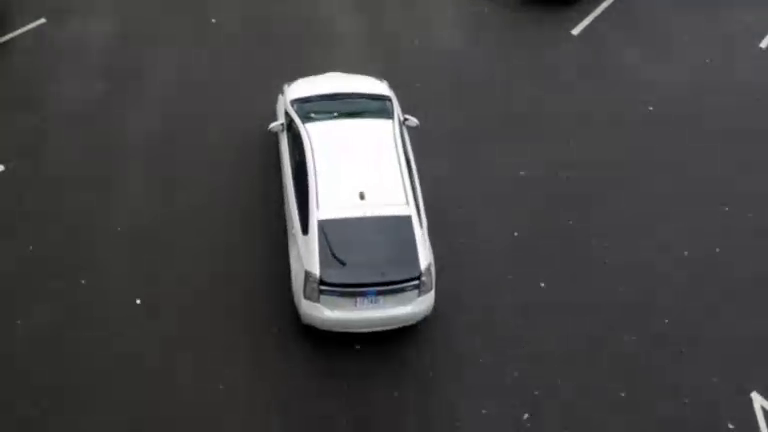
#> input picture frame 80 of data/surveillance/cam_02_checkpoint/videos/processed/checkpoint_loop.mp4, 768 x 432 px
$ python generate_alert_samples.py
#> lines starting #> are read from the running program, lines starting #| are printed output that depends on the picture; after the words box and inside, x2 and y2 are one past the last pixel; in counts of white or black regions, pixels touching at a corner belong together
"""
IBVAP - Alert Evidence Snapshot Generator
Extracts real CCTV keyframes from surveillance videos, draws forensic AI HUD bounding boxes,
and produces real-life alert preview images in public/assets/alerts/.
"""
import os
import sys
from pathlib import Path
import cv2
import numpy as np

if hasattr(sys.stdout, 'reconfigure'):
    sys.stdout.reconfigure(encoding='utf-8')

BASE_DIR = Path(__file__).resolve().parent.parent
SURV_DIR = BASE_DIR / "data" / "surveillance"
ALERTS_DIR = BASE_DIR / "public" / "assets" / "alerts"
ALERTS_DIR.mkdir(parents=True, exist_ok=True)

def generate_samples():
    print("[*] Generating real-life forensic alert snapshots...")

    # 1. East Fence Intrusion Alert
    cam3_video = SURV_DIR / "cam_03_east_fence_intrusion" / "videos" / "processed" / "fence_intrusion_loop.mp4"
    if cam3_video.exists():
        cap = cv2.VideoCapture(str(cam3_video))
        cap.set(cv2.CAP_PROP_POS_FRAMES, 150)
        ret, frame = cap.read()
        cap.release()
        if ret:
            h, w = frame.shape[:2]
            # Draw crimson restricted polygon
            poly = np.array([[int(0.15*w), int(0.40*h)], [int(0.85*w), int(0.40*h)], [int(0.95*w), int(0.90*h)], [int(0.10*w), int(0.90*h)]], np.int32)
            cv2.polylines(frame, [poly], True, (0, 0, 240), 3)
            # Intruder bounding box
            bx, by, bw, bh = int(0.42*w), int(0.50*h), int(0.12*w), int(0.35*h)
            cv2.rectangle(frame, (bx, by), (bx+bw, by+bh), (0, 0, 240), 3)
            cv2.putText(frame, "INTRUSION: SUBJECT #14 (94%)", (bx, by - 10), cv2.FONT_HERSHEY_SIMPLEX, 0.75, (0, 0, 255), 2)
            # HUD stamp
            cv2.putText(frame, "BOP ALPHA - EAST FENCE | CRITICAL BREACH | 11:28:31 AM", (20, 40), cv2.FONT_HERSHEY_SIMPLEX, 0.7, (0, 255, 128), 2)
            cv2.imwrite(str(ALERTS_DIR / "alert_fence_breach.jpg"), frame)
            print("  [OK] alert_fence_breach.jpg created.")

    # 2. Checkpoint ANPR Watchlist Intercept
    cam2_video = SURV_DIR / "cam_02_checkpoint" / "videos" / "processed" / "checkpoint_loop.mp4"
    if cam2_video.exists():
        cap = cv2.VideoCapture(str(cam2_video))
        cap.set(cv2.CAP_PROP_POS_FRAMES, 80)
        ret, frame = cap.read()
#> frame is the input picture: shape (432, 768, 3); mean B, G, R 69, 68.4, 68.8
        cap.release()
        if ret:
            h, w = frame.shape[:2]
#> h = 432; w = 768
            # Vehicle box
            vx, vy, vw, vh = int(0.30*w), int(0.20*h), int(0.40*w), int(0.55*h)
#> vx = 230; vy = 86; vw = 307; vh = 237
            cv2.rectangle(frame, (vx, vy), (vx+vw, vy+vh), (180, 0, 240), 2)
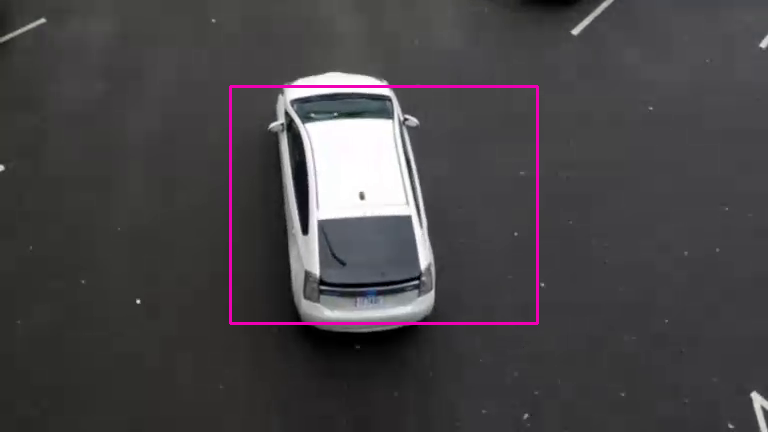
#> frame: shape (432, 768, 3); 0.98% of pixels changed, all inside (x1, y1, x2, y2) = (229, 85, 539, 325)
            # Mount actual plate crop on snapshot
            plate_crop_file = BASE_DIR / "data" / "anpr" / "license_plate_crops" / "PB10MF1234.jpg"
            if plate_crop_file.exists():
                plate_img = cv2.imread(str(plate_crop_file))
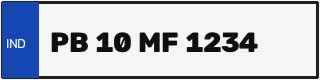
#> input picture data/anpr/license_plate_crops/PB10MF1234.jpg, 320 x 80 px
#> plate_img is the input picture: shape (80, 320, 3); mean B, G, R 200.1, 188.6, 183.2
                plate_resized = cv2.resize(plate_img, (220, 55))
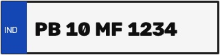
#> plate_resized: shape (55, 220, 3); mean B, G, R 199.8, 188.3, 182.9
                frame[20:75, w - 240:w - 20] = plate_resized
                cv2.rectangle(frame, (w - 242, 18), (w - 18, 77), (0, 0, 255), 2)
            cv2.putText(frame, "ANPR HIT: PB10MF1234 [STOLEN - HIGH PRIORITY]", (vx, vy - 10), cv2.FONT_HERSHEY_SIMPLEX, 0.6, (180, 0, 255), 2)
            cv2.putText(frame, "ROAD 32 CHECKPOST | BARRIER INTERCEPT LOCK", (20, 40), cv2.FONT_HERSHEY_SIMPLEX, 0.65, (0, 255, 128), 2)
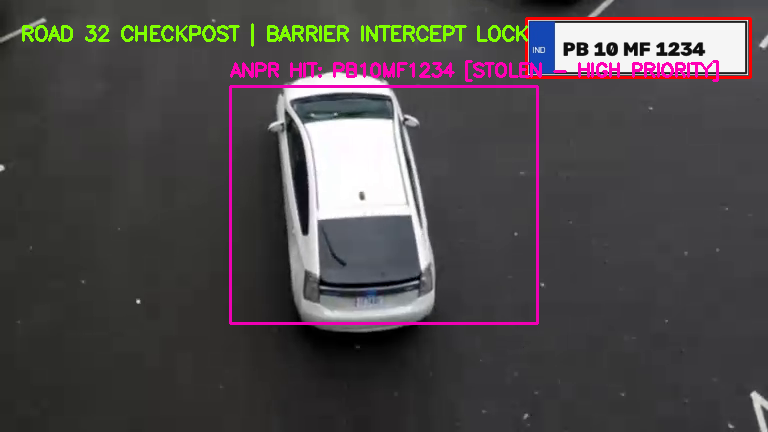
#> frame: shape (432, 768, 3); mean B, G, R 74, 72.3, 77.2
            cv2.imwrite(str(ALERTS_DIR / "alert_anpr_intercept.jpg"), frame)
            print("  [OK] alert_anpr_intercept.jpg created.")

    # 3. Facial Recognition Watchlist Hit
    suspect_portrait = BASE_DIR / "data" / "facial_recognition" / "suspects" / "suspect_001" / "profile.jpg"
    if suspect_portrait.exists():
        s_img = cv2.imread(str(suspect_portrait))
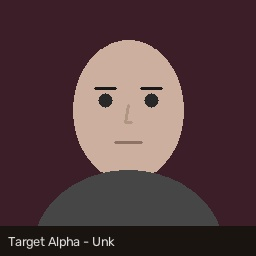
#> input picture data/facial_recognition/suspects/suspect_001/profile.jpg, 256 x 256 px
#> s_img is the input picture: shape (256, 256, 3); mean B, G, R 62.2, 59.6, 82.9
        s_h, s_w = s_img.shape[:2]
#> s_h = 256; s_w = 256
        # Draw biometric scan HUD
        cv2.rectangle(s_img, (30, 30), (s_w - 30, s_h - 40), (0, 0, 255), 2)
        cv2.putText(s_img, "WATCHLIST MATCH: 94%", (15, 25), cv2.FONT_HERSHEY_SIMPLEX, 0.5, (0, 0, 255), 1)
        cv2.putText(s_img, "WLIST-SUS-991 [CRITICAL]", (15, s_h - 15), cv2.FONT_HERSHEY_SIMPLEX, 0.45, (0, 255, 255), 1)
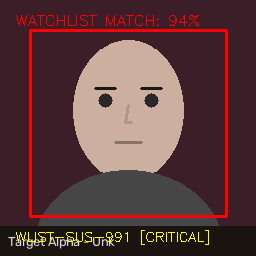
#> s_img: shape (256, 256, 3); mean B, G, R 60.1, 59.5, 92.4
        cv2.imwrite(str(ALERTS_DIR / "alert_face_suspect.jpg"), s_img)
        print("  [OK] alert_face_suspect.jpg created.")

    # 4. Corridor Heavy Vehicle / Loitering Warning
    cam4_video = SURV_DIR / "cam_04_corridor" / "videos" / "processed" / "corridor_transit_loop.mp4"
    if cam4_video.exists():
        cap = cv2.VideoCapture(str(cam4_video))
        cap.set(cv2.CAP_PROP_POS_FRAMES, 200)
        ret, frame = cap.read()
        cap.release()
        if ret:
            h, w = frame.shape[:2]
            # Vehicle / loitering box
            cv2.rectangle(frame, (int(0.2*w), int(0.3*h)), (int(0.6*w), int(0.7*h)), (0, 165, 255), 2)
            cv2.putText(frame, "LOITERING ALERT: DWELL TIME > 180s", (int(0.2*w), int(0.3*h) - 10), cv2.FONT_HERSHEY_SIMPLEX, 0.6, (0, 165, 255), 2)
            cv2.putText(frame, "SECTOR 7 PATROL ROAD | PROHIBITED CORRIDOR", (20, 40), cv2.FONT_HERSHEY_SIMPLEX, 0.65, (0, 255, 128), 2)
            cv2.imwrite(str(ALERTS_DIR / "alert_corridor_loitering.jpg"), frame)
            print("  [OK] alert_corridor_loitering.jpg created.")

    # 5. Gate Unauthorized Access
    cam1_video = SURV_DIR / "cam_01_gate" / "videos" / "processed" / "gate_surveillance_loop.mp4"
    if cam1_video.exists():
        cap = cv2.VideoCapture(str(cam1_video))
        cap.set(cv2.CAP_PROP_POS_FRAMES, 100)
        ret, frame = cap.read()
        cap.release()
        if ret:
            h, w = frame.shape[:2]
            cv2.rectangle(frame, (int(0.25*w), int(0.25*h)), (int(0.55*w), int(0.85*h)), (0, 165, 255), 2)
            cv2.putText(frame, "UNAUTHORIZED ACCESS: NO BADGE", (int(0.25*w), int(0.25*h) - 10), cv2.FONT_HERSHEY_SIMPLEX, 0.55, (0, 165, 255), 2)
            cv2.putText(frame, "BOP ALPHA - MAIN GATE | ACCESS ANOMALY", (20, 35), cv2.FONT_HERSHEY_SIMPLEX, 0.65, (0, 255, 128), 2)
            cv2.imwrite(str(ALERTS_DIR / "alert_gate_unauthorized.jpg"), frame)
            print("  [OK] alert_gate_unauthorized.jpg created.")

    # 6. Thermal Perimeter Night Vision Breach
    if cam3_video.exists():
        cap = cv2.VideoCapture(str(cam3_video))
        cap.set(cv2.CAP_PROP_POS_FRAMES, 300)
        ret, frame = cap.read()
        cap.release()
        if ret:
            # Apply thermal colormap
            gray = cv2.cvtColor(frame, cv2.COLOR_BGR2GRAY)
            thermal = cv2.applyColorMap(gray, cv2.COLORMAP_INFERNO)
            h, w = thermal.shape[:2]
            cv2.rectangle(thermal, (int(0.4*w), int(0.45*h)), (int(0.6*w), int(0.85*h)), (0, 255, 255), 2)
            cv2.putText(thermal, "THERMAL IR ANOMALY: HEAT SIGNATURE DETECTED", (int(0.2*w), int(0.45*h) - 10), cv2.FONT_HERSHEY_SIMPLEX, 0.6, (0, 255, 255), 2)
            cv2.putText(thermal, "ZERO LINE CORRIDOR | NIGHT IR SENSOR", (20, 40), cv2.FONT_HERSHEY_SIMPLEX, 0.65, (255, 255, 255), 2)
            cv2.imwrite(str(ALERTS_DIR / "alert_thermal_breach.jpg"), thermal)
            print("  [OK] alert_thermal_breach.jpg created.")

    # 7. Hotlist Wanted Vehicle Intercept
    plate_mh = BASE_DIR / "data" / "anpr" / "license_plate_crops" / "MH12AB5678.jpg"
    if plate_mh.exists():
        p_img = cv2.imread(str(plate_mh))
        canvas = np.zeros((240, 360, 3), dtype=np.uint8)
        canvas[:] = (35, 40, 45)
        # paste plate in center
        p_resized = cv2.resize(p_img, (300, 75))
        canvas[90:165, 30:330] = p_resized
        cv2.rectangle(canvas, (28, 88), (332, 167), (0, 0, 255), 2)
        cv2.putText(canvas, "HOTLIST HIT: MH12AB5678", (20, 45), cv2.FONT_HERSHEY_SIMPLEX, 0.65, (0, 0, 255), 2)
        cv2.putText(canvas, "STATUS: WANTED (CONTRABAND TRANSIT)", (20, 70), cv2.FONT_HERSHEY_SIMPLEX, 0.45, (0, 200, 255), 1)
        cv2.putText(canvas, "CHECK POST 32 | AUTOMATED BARRIER ENGAGED", (15, 210), cv2.FONT_HERSHEY_SIMPLEX, 0.45, (0, 255, 128), 1)
        cv2.imwrite(str(ALERTS_DIR / "alert_hotlist_mh12.jpg"), canvas)
        print("  [OK] alert_hotlist_mh12.jpg created.")

if __name__ == "__main__":
    generate_samples()
    print("[OK] All forensic alert samples generated in public/assets/alerts/.")

$ run again, starting later in the video
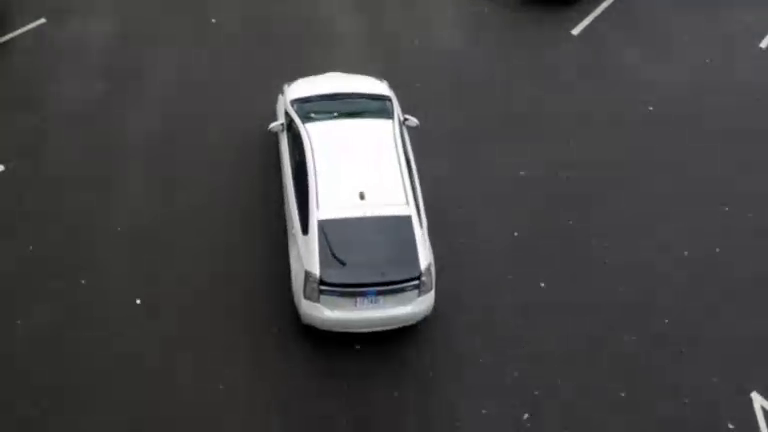
#> input picture frame 80 of data/surveillance/cam_02_checkpoint/videos/processed/checkpoint_loop.mp4, 768 x 432 px
#> in generate_samples, frame is the input picture: shape (432, 768, 3); mean B, G, R 69, 68.4, 68.8
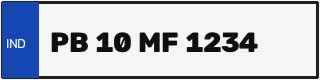
#> input picture data/anpr/license_plate_crops/PB10MF1234.jpg, 320 x 80 px
#> in generate_samples, plate_img is the input picture: shape (80, 320, 3); mean B, G, R 200.1, 188.6, 183.2
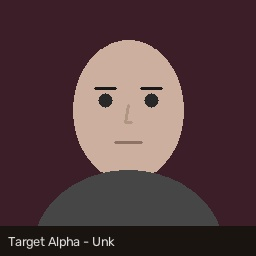
#> input picture data/facial_recognition/suspects/suspect_001/profile.jpg, 256 x 256 px
#> in generate_samples, s_img is the input picture: shape (256, 256, 3); mean B, G, R 62.2, 59.6, 82.9

$ run again, starting later in the video
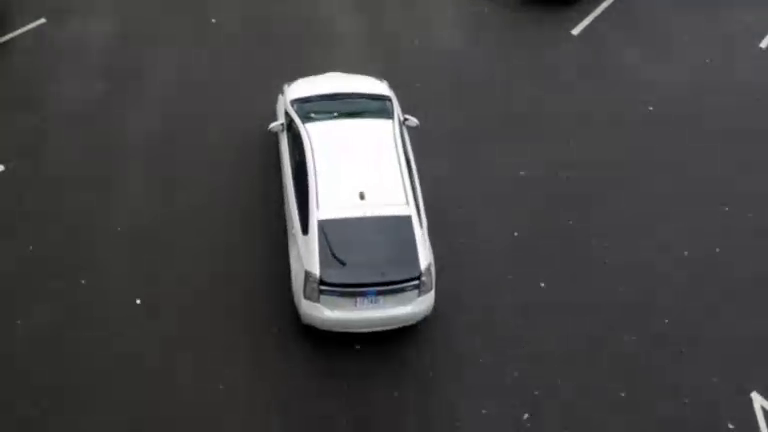
#> input picture frame 80 of data/surveillance/cam_02_checkpoint/videos/processed/checkpoint_loop.mp4, 768 x 432 px
#> in generate_samples, frame is the input picture: shape (432, 768, 3); mean B, G, R 69, 68.4, 68.8
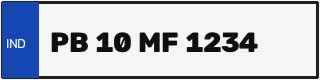
#> input picture data/anpr/license_plate_crops/PB10MF1234.jpg, 320 x 80 px
#> in generate_samples, plate_img is the input picture: shape (80, 320, 3); mean B, G, R 200.1, 188.6, 183.2
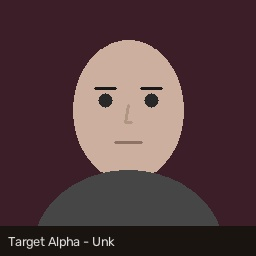
#> input picture data/facial_recognition/suspects/suspect_001/profile.jpg, 256 x 256 px
#> in generate_samples, s_img is the input picture: shape (256, 256, 3); mean B, G, R 62.2, 59.6, 82.9
